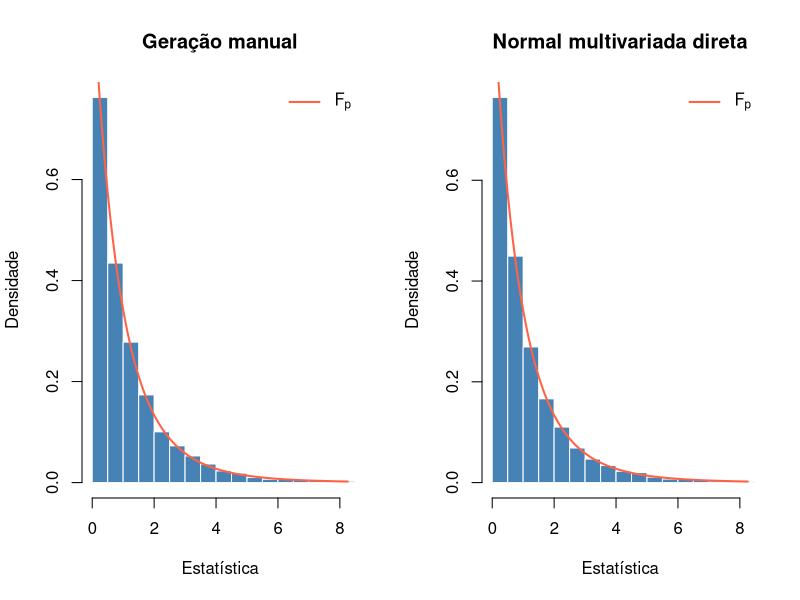

R code for this plot:
## ---- chunk 1
set.seed(25)

p <- 2
n <- 15
Sigma <- matrix(c(4, 2, 2, 3), nrow = 2, byrow = TRUE)
mu <- 10 * runif(p)
MC <- 10000

estatistica_hotelling <- function(x, mu) {
  # Cada coluna de x é uma observação.
  n <- ncol(x)
  p <- nrow(x)
  xbar <- rowMeans(x)
  centralizada <- sweep(x, 1, xbar)
  S2 <- centralizada %*% t(centralizada) / n
  diferenca <- xbar - mu
  as.numeric((n - p) / p * crossprod(diferenca, solve(S2, diferenca)))
}

estatisticas_manual <- numeric(MC)
estatisticas_direta <- numeric(MC)

# Geração manual: X = mu + Sigma^(1/2) Z, com Z ~ N_p(0, I).
raiz_Sigma <- t(chol(Sigma))
for (i in seq_len(MC)) {
  x_manual <- mu + raiz_Sigma %*% matrix(rnorm(p * n), nrow = p)
  x_direta <- t(MASS::mvrnorm(n, mu = mu, Sigma = Sigma))
  estatisticas_manual[i] <- estatistica_hotelling(x_manual, mu)
  estatisticas_direta[i] <- estatistica_hotelling(x_direta, mu)
}

quantil <- qf(0.95, df1 = p, df2 = n - p)
cat(sprintf(
  "Cobertura empírica pela geração manual: %.2f%%\n",
  100 * mean(estatisticas_manual <= quantil)
))
cat(sprintf(
  "Cobertura empírica pela geração direta: %.2f%%\n",
  100 * mean(estatisticas_direta <= quantil)
))

op <- par(mfrow = c(1, 2))
limite <- max(
  quantile(estatisticas_manual, 0.995),
  quantile(estatisticas_direta, 0.995)
)
for (j in seq_along(list(estatisticas_manual, estatisticas_direta))) {
  estatisticas <- list(estatisticas_manual, estatisticas_direta)[[j]]
  titulo <- c("Geração manual", "Normal multivariada direta")[j]
  hist(estatisticas, probability = TRUE, breaks = 50,
       main = titulo, xlab = "Estatística", ylab = "Densidade",
       col = "steelblue", border = "white", xlim = c(0, limite))
  curve(df(x, df1 = p, df2 = n - p), add = TRUE,
        col = "tomato", lwd = 2)
  legend("topright", legend = expression(F[p,n-p]),
         col = "tomato", lty = 1, lwd = 2, bty = "n")
}
par(op)
invisible(NULL)
